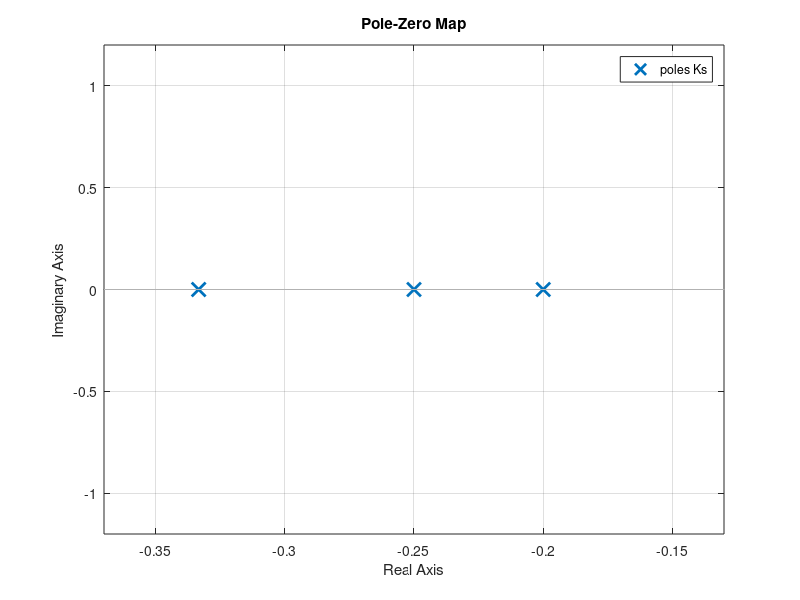
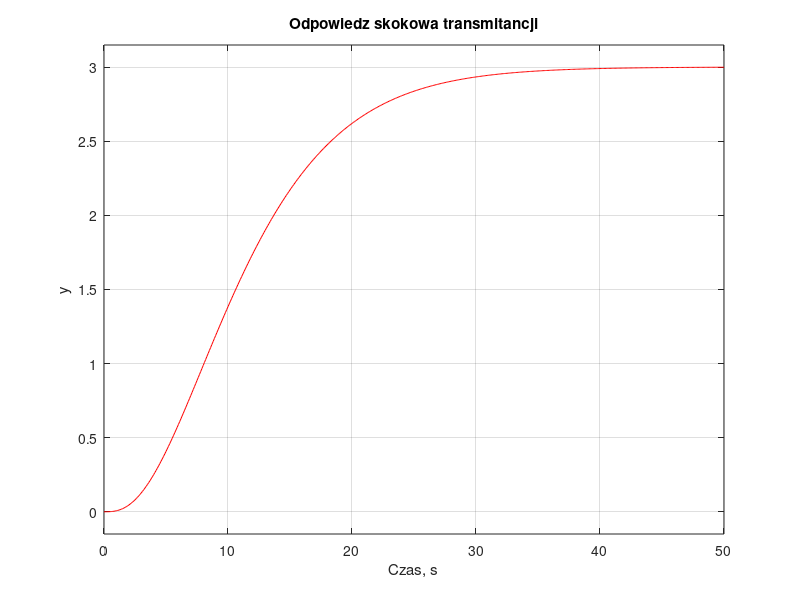
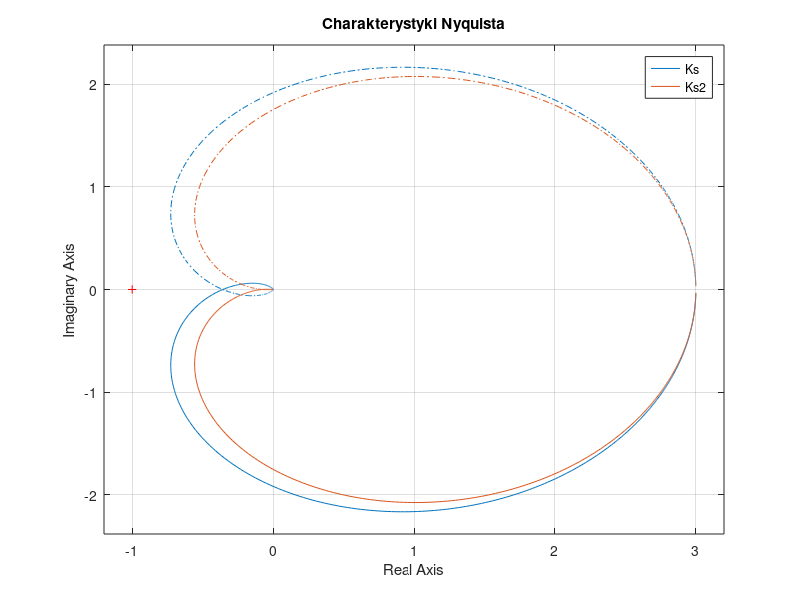

The MATLAB source for these figures, in order: (Note: this script raises an error after producing the figures.)
clc             %Czyszczenie okna poleceń
clear all       %Usunięcie zmiennych
close all       %zamknięcie wykresów

s = tf('s'); 

k = 3, T1 = 3, T2 = 4, T3= 5; %wartości liczbowe które wybraliśmy


Ks = k / ((1 + s * T1 ) * (1 + s * T2) * (1 + s * T3)); %transmitancja

zpk(Ks); 


[Zera, Bieguny, Wzmocnienia] = zpkdata(Ks, "v");  %Wyznaczenie zer biegunów i wzmocnienia

figure
pzmap(Ks); %Wyświetlenie wykresu zer i biegunów transmitancji

[L, M] = tfdata(Ks, 'v'); %Pobranie licznika i mianownika transmitancji

[A, B, C, D] = tf2ss(L, M); %Zamiana transmitancji na równania stanu

sys = ss(A, B, C, D); %Utworzenie modelu układu w przestrzeni stanów

%wyświetlanie odpowiedzi skokowej układu
figure
step(Ks, 'r', 0:0.1:50);
title('Odpowiedz skokowa transmitancji');
xlabel('Czas, s');
ylabel('y');
grid on;


Ks2 = Ks * (s+1);

%Charakterystyki Nyquista
figure 
nyquist(Ks, Ks2);
legend('Ks', 'Ks2');
title('Charakterystyki Nyquista');
grid on;

figure
h = nyquistplot(Ks);
setoptions(h,'PhaseUnits','rad','Grid','on');

%Charakterystyki Bodego
figure;
bode(Ks);
grid on;
title('Charakterystyka Bodego');

figure;
bodemag(Ks);
grid on;
title('Charakterystyka amplitudowa');

figure;
h = bodeplot(Ks);
setoptions(h, 'MagUnits', 'abs', 'PhaseVisible', 'off');

%linie pierwiastkowe
K2 = 1/((s*T1+1)*(s*T2+1));
figure
rlocus(Ks); %Wykres linii pierwiastkowych
figure
sisotool(Ks); %Wyznaczenie charakterystyk Bodego oraz linii pierwiastkowych
[zapasAmp, zapasFaz, wAmp, wFaz] = margin(Ks); %Zapasy stabilnosci
